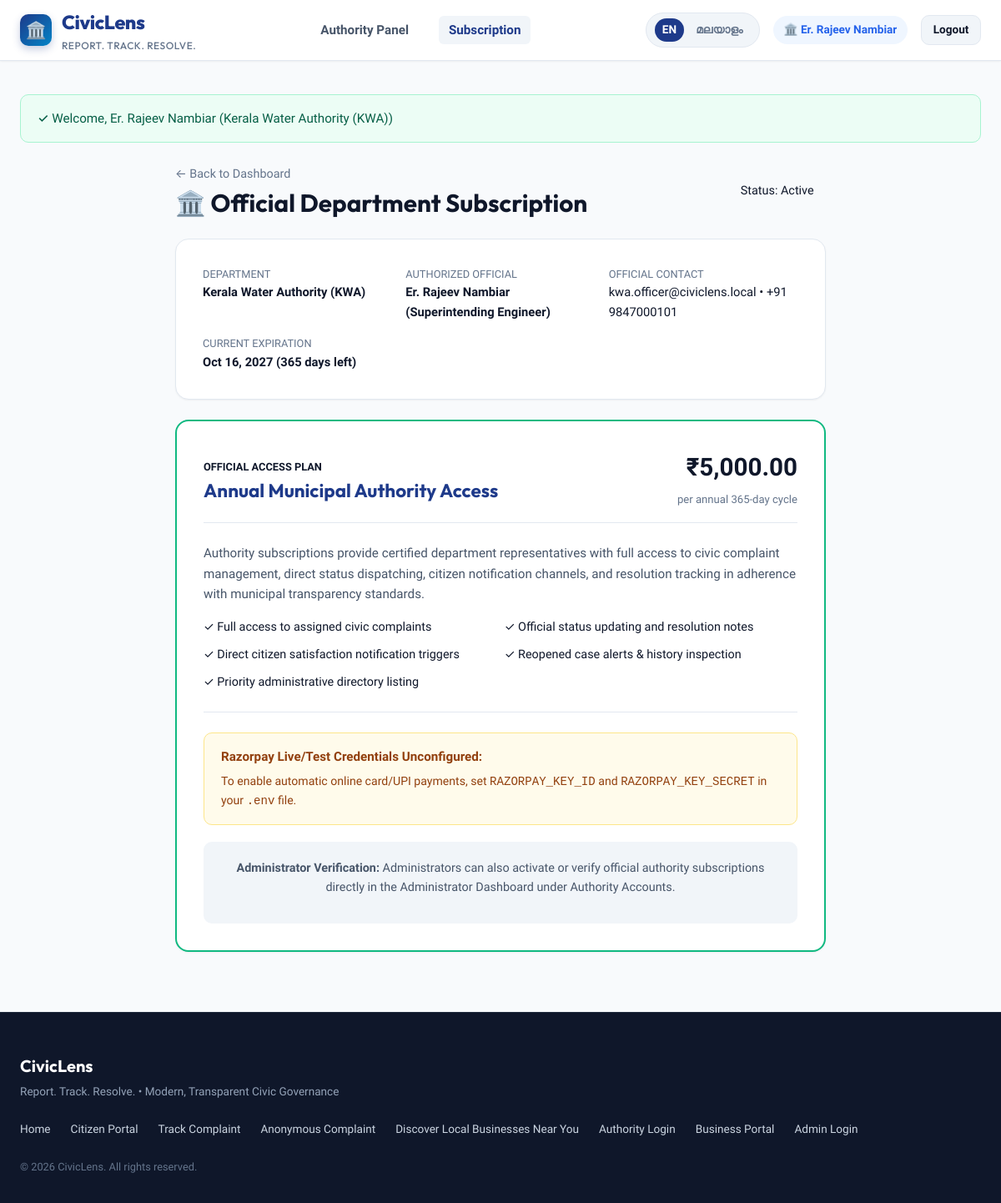
/authority_subscription.php (signed in), run on the app's committed database.
### tables this page shows
CREATE TABLE IF NOT EXISTS `authorities` (
    `id` INT AUTO_INCREMENT PRIMARY KEY,
    `department` VARCHAR(100) NOT NULL,
    `official_name` VARCHAR(100) NOT NULL,
    `designation` VARCHAR(100) NOT NULL,
    `email` VARCHAR(150) NOT NULL UNIQUE,
    `phone` VARCHAR(20) NOT NULL,
    `password_hash` VARCHAR(255) NOT NULL,
    `jurisdiction` VARCHAR(150) NOT NULL,
    `is_active` TINYINT(1) DEFAULT 1,
    `created_at` TIMESTAMP DEFAULT CURRENT_TIMESTAMP,
    INDEX `idx_authorities_email` (`email`),
    INDEX `idx_authorities_department` (`department`)
);

CREATE TABLE IF NOT EXISTS `authority_subscriptions` (
    `id` INT AUTO_INCREMENT PRIMARY KEY,
    `authority_id` INT NOT NULL,
    `plan_name` VARCHAR(100) DEFAULT 'Annual Official Access',
    `amount` DECIMAL(10,2) NOT NULL DEFAULT 5000.00,
    `payment_status` ENUM('pending', 'active', 'expired', 'cancelled') DEFAULT 'pending',
    `payment_method` VARCHAR(50) DEFAULT 'Razorpay',
    `transaction_reference` VARCHAR(100) NULL,
    `start_date` DATETIME NULL,
    `end_date` DATETIME NULL,
    `verified_by_admin` TINYINT(1) DEFAULT 0,
    `admin_notes` TEXT NULL,
    `created_at` TIMESTAMP DEFAULT CURRENT_TIMESTAMP,
    `updated_at` TIMESTAMP DEFAULT CURRENT_TIMESTAMP ON UPDATE CURRENT_TIMESTAMP,
    FOREIGN KEY (`authority_id`) REFERENCES `authorities`(`id`) ON DELETE CASCADE,
    INDEX `idx_auth_sub_status` (`payment_status`, `end_date`)
);

### includes/functions.php (called while the page is built, shortened)
<?php
require_once __DIR__ . '/../config.php';
function e($value) {
    return htmlspecialchars((string)$value, ENT_QUOTES, 'UTF-8');
}
function url($path = '') {
    return APP_URL . '/' . ltrim($path, '/');
}
function format_date($datetime, $format = 'M d, Y h:i A') {
    $ts = is_numeric($datetime) ? $datetime : strtotime($datetime);
    return date($format, $ts);
}

### includes/auth.php (called while the page is built, shortened)
<?php
require_once __DIR__ . '/../config.php';
require_once __DIR__ . '/db.php';
require_once __DIR__ . '/functions.php';
function current_authority_id() {
    return isset($_SESSION['authority_id']) ? (int)$_SESSION['authority_id'] : null;
}
function get_current_authority() {
    $db = get_db();
    $stmt = $db->prepare("SELECT id, department, official_name, designation, email, phone, jurisdiction, is_active FROM authorities WHERE id = ?");
    $stmt->execute([current_authority_id()]);
    return $stmt->fetch();
}

### config.php (called while the page is built, shortened)
<?php
if (!function_exists('env')) {
    function env($key, $default = null) {
        $value = getenv($key);
        if ($value === 'true' || $value === '(true)') return true;
        return $value;
    }
}

### config/razorpay.php (called while the page is built)
<?php
$key_id = env('RAZORPAY_KEY_ID', '');
$key_secret = env('RAZORPAY_KEY_SECRET', '');
$webhook_secret = env('RAZORPAY_WEBHOOK_SECRET', '');
$is_configured = (!empty($key_id) && !empty($key_secret) && $key_id !== 'rzp_test_your_key_id_here');
return [
    'key_id'         => $key_id,
    'key_secret'     => $key_secret,
    'webhook_secret' => $webhook_secret,
    'is_configured'  => $is_configured,
    'currency'       => 'INR',
];

### includes/PaymentService.php (called while the page is built, shortened)
<?php
require_once __DIR__ . '/../config.php';
class PaymentService {
    public static function getConfig() {
        return require ROOT_PATH . '/config/razorpay.php';
    }
    public static function isConfigured() {
        $config = self::getConfig();
        return !empty($config['is_configured']);
    }
}

### authority_subscription.php (the view, shortened to what this page needs)
<?php
require_once __DIR__ . '/config.php';
require_once __DIR__ . '/includes/auth.php';
require_once __DIR__ . '/includes/csrf.php';
require_once __DIR__ . '/includes/functions.php';
require_once __DIR__ . '/includes/PaymentService.php';
$authority_id = current_authority_id();
$authority = get_current_authority();
$db = get_db();
$subscription_price = 5000.00;
$plan_name = 'Annual Municipal Authority Access';
$sub_stmt = $db->prepare("
    SELECT * FROM authority_subscriptions
    WHERE authority_id = ?
    ORDER BY created_at DESC
    LIMIT 1
");
$sub_stmt->execute([$authority_id]);
$current_sub = $sub_stmt->fetch();
$is_active = ($current_sub && $current_sub['payment_status'] === 'active' && (empty($current_sub['end_date']) || strtotime($current_sub['end_date']) >= time()));
$days_remaining = ($is_active && !empty($current_sub['end_date'])) ? ceil((strtotime($current_sub['end_date']) - time()) / 86400) : 0;
$is_razorpay_ready = PaymentService::isConfigured();
require_once __DIR__ . '/includes/header.php';
?>
<div style="max-width: 780px; margin: 1.5rem auto;">
    <div style="margin-bottom: 1.5rem; display: flex; justify-content: space-between; align-items: center; flex-wrap: wrap;">
        <div>
            <a href="<?= url('authority_dashboard.php') ?>" style="font-size: 0.9rem; color: var(--text-muted);">&larr; Back to Dashboard</a>
            <h2 style="font-size: 1.85rem; color: var(--primary-navy); margin-top: 0.25rem;">
                🏛️ Official Department Subscription
            </h2>
        </div>
        <div>
            <span class="badge <?= $is_active ? 'badge-success' : 'badge-danger' ?>" style="font-size: 0.9rem; padding: 0.4rem 0.9rem;">
                <?= $is_active ? 'Status: Active' : 'Status: Inactive / Expired' ?>
            </span>
        </div>
    </div>
    <div class="card" style="margin-bottom: 1.5rem;">
        <div style="display: grid; grid-template-columns: repeat(auto-fit, minmax(200px, 1fr)); gap: 1rem; font-size: 0.92rem;">
            <div>
                <span style="color: var(--text-muted); display: block; font-size: 0.8rem; text-transform: uppercase;">Department</span>
                <strong style="color: var(--primary-navy);"><?= e($authority['department']) ?></strong>
            </div>
            <div>
                <span style="color: var(--text-muted); display: block; font-size: 0.8rem; text-transform: uppercase;">Authorized Official</span>
                <strong><?= e($authority['official_name']) ?> (<?= e($authority['designation']) ?>)</strong>
            </div>
            <div>
                <span style="color: var(--text-muted); display: block; font-size: 0.8rem; text-transform: uppercase;">Official Contact</span>
                <span><?= e($authority['email']) ?> &bull; <?= e($authority['phone']) ?></span>
            </div>
            <div>
                <span style="color: var(--text-muted); display: block; font-size: 0.8rem; text-transform: uppercase;">Current Expiration</span>
                <strong><?= $is_active ? format_date($current_sub['end_date'], 'M d, Y') . " ({$days_remaining} days left)" : 'None / Expired' ?></strong>
            </div>
        </div>
    </div>
    <div class="card" style="border: 2px solid <?= $is_active ? '#10b981' : 'var(--primary-navy)' ?>; margin-bottom: 2rem;">
        <div class="card-header">
            <div>
                <span style="font-size: 0.8rem; font-weight: 700; color: var(--primary-light); text-transform: uppercase;">Official Access Plan</span>
                <h3 style="font-size: 1.4rem; color: var(--navy-blue); margin-top: 0.2rem;"><?= e($plan_name) ?></h3>
            </div>
            <div style="text-align: right;">
                <div style="font-size: 1.85rem; font-weight: 800; color: var(--primary-navy);">₹<?= number_format($subscription_price, 2) ?></div>
                <span style="font-size: 0.82rem; color: var(--text-muted);">per annual 365-day cycle</span>
            </div>
        </div>
        <div style="margin-bottom: 1.5rem;">
            <p style="color: var(--text-secondary); font-size: 0.95rem; line-height: 1.6;">
                Authority subscriptions provide certified department representatives with full access to civic complaint management, direct status dispatching, citizen notification channels, and resolution tracking in adherence with municipal transparency standards.
            </p>
            <ul style="list-style: none; padding: 0; margin: 1rem 0; display: grid; grid-template-columns: repeat(auto-fit, minmax(280px, 1fr)); gap: 0.6rem; font-size: 0.9rem;">
                <li>✓ Full access to assigned civic complaints</li>
                <li>✓ Official status updating and resolution notes</li>
                <li>✓ Direct citizen satisfaction notification triggers</li>
                <li>✓ Reopened case alerts & history inspection</li>
                <li>✓ Priority administrative directory listing</li>
            </ul>
        </div>
        <div style="border-top: 1px solid var(--border-color); padding-top: 1.5rem;">
            <?php if (!$is_razorpay_ready): ?>
                <div class="alert alert-warning" style="margin-bottom: 1.25rem;">
                    <div>
                        <strong>Razorpay Live/Test Credentials Unconfigured:</strong>
                        <p style="margin: 0.35rem 0 0 0; font-size: 0.88rem;">
                            To enable automatic online card/UPI payments, set <code>RAZORPAY_KEY_ID</code> and <code>RAZORPAY_KEY_SECRET</code> in your <code>.env</code> file.
                        </p>
                    </div>
                </div>
                <div style="background: var(--bg-surface-alt); padding: 1.25rem; border-radius: var(--radius-md); text-align: center;">
                    <p style="font-size: 0.9rem; color: var(--text-secondary); margin-bottom: 0.75rem;">
                        <strong>Administrator Verification:</strong> Administrators can also activate or verify official authority subscriptions directly in the Administrator Dashboard under Authority Accounts.
                    </p>
                </div>
            <?php endif; ?>
        </div>
    </div>
</div>
<?php require_once __DIR__ . '/includes/footer.php'; ?>

### assets/css/style.css (style rules this page uses)
:root { --primary-navy: #0f172a; --navy-blue: #1e3a8a; --navy-light: #2563eb; --light-blue: #0284c7; --sky-blue: #38bdf8; --accent-cyan: #06b6d4; --bg-page: #f8fafc; --bg-surface: #ffffff; --bg-surface-alt: #f1f5f9; --text-primary: #0f172a; --text-secondary: #475569; --text-muted: #64748b; --text-light: #94a3b8; --border-color: #e2e8f0; --border-focus: #38bdf8; --success: #10b981; --success-bg: #ecfdf5; --warning: #f59e0b; --warning-bg: #fffbeb; --danger: #ef4444; --danger-bg: #fef2f2; --info: #0284c7; --info-bg: #f0f9ff; --radius-sm: 6px; --radius-md: 10px; --radius-lg: 16px; --radius-xl: 24px; --shadow-sm: 0 1px 2px 0 rgb(0 0 0 / 0.05); --shadow-md: 0 4px 6px -1px rgb(0 0 0 / 0.1), 0 2px 4px -2px rgb(0 0 0 / 0.1); --shadow-lg: 0 10px 15px -3px rgb(0 0 0 / 0.1), 0 4px 6px -4px rgb(0 0 0 / 0.1); --shadow-xl: 0 20px 25px -5px rgb(0 0 0 / 0.1), 0 8px 10px -6px rgb(0 0 0 / 0.1); --transition: all 0.2s cubic-bezier(0.4, 0, 0.2, 1); }
* { box-sizing: border-box; margin: 0; padding: 0; }
body { font-family: 'Plus Jakarta Sans', -apple-system, BlinkMacSystemFont, 'Segoe UI', Roboto, sans-serif; background-color: var(--bg-page); color: var(--text-primary); line-height: 1.6; min-height: 100vh; display: flex; flex-direction: column; }
h1, h2, h3, h4, h5, h6 { font-family: 'Outfit', sans-serif; color: var(--primary-navy); line-height: 1.25; font-weight: 700; }
a { color: var(--navy-light); text-decoration: none; transition: var(--transition); }
.alert { padding: 1rem 1.25rem; border-radius: var(--radius-md); margin-bottom: 1.5rem; font-size: 0.95rem; font-weight: 500; display: flex; align-items: center; justify-content: space-between; border: 1px solid transparent; }
.alert-warning { background-color: var(--warning-bg); color: #92400e; border-color: #fde68a; }
.card { background: var(--bg-surface); border: 1px solid var(--border-color); border-radius: var(--radius-lg); box-shadow: var(--shadow-sm); padding: 2rem; margin-bottom: 2rem; }
.card-header { border-bottom: 1px solid var(--border-color); padding-bottom: 1rem; margin-bottom: 1.5rem; display: flex; align-items: center; justify-content: space-between; }

### data on the page
authorities: department "Kerala Water Authority (KWA)", official_name "Er. Rajeev Nambiar", designation "Superintending Engineer", email "kwa.officer@civiclens.local", phone "+91 9847000101"
authority_subscriptions: end_date "Oct 16, 2027", days_remaining "365"

### other printed values
__('app_name') "CivicLens"
__('tagline') "REPORT. TRACK. RESOLVE."
$_SESSION['authority_name'] "Er. Rajeev Nambiar"
__('logout') "Logout"
$msg "Welcome, Er. Rajeev Nambiar (Kerala Water Authority (KWA))"
$plan_name "Annual Municipal Authority Access"
$subscription_price "5,000.00"
APP_NAME "CivicLens"
APP_TAGLINE "Report. Track. Resolve."
__('citizen_portal') "Citizen Portal"
__('track_complaint') "Track Complaint"
__('anonymous_complaint') "Anonymous Complaint"
__('discover_local') "Discover Local Businesses Near You"
__('authority_login_btn') "Authority Login"
__('business_login_btn') "Business Portal"
